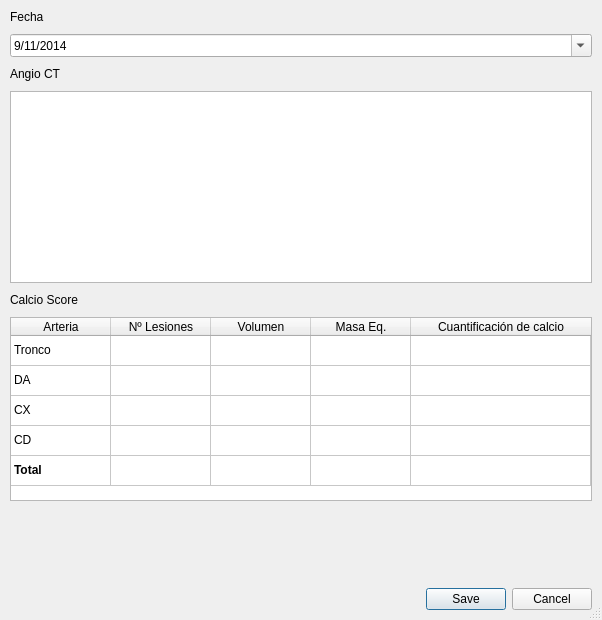
<?xml version="1.0" encoding="UTF-8"?>
<ui version="4.0">
 <class>Dialog</class>
 <widget class="QDialog" name="Dialog">
  <property name="geometry">
   <rect>
    <x>0</x>
    <y>0</y>
    <width>602</width>
    <height>620</height>
   </rect>
  </property>
  <property name="windowTitle">
   <string>TAC</string>
  </property>
  <property name="windowIcon">
   <iconset>
    <normaloff>../icons/app 128.png</normaloff>../icons/app 128.png</iconset>
  </property>
  <property name="sizeGripEnabled">
   <bool>true</bool>
  </property>
  <property name="modal">
   <bool>true</bool>
  </property>
  <layout class="QVBoxLayout" name="verticalLayout">
   <property name="spacing">
    <number>10</number>
   </property>
   <property name="leftMargin">
    <number>10</number>
   </property>
   <property name="topMargin">
    <number>10</number>
   </property>
   <property name="rightMargin">
    <number>10</number>
   </property>
   <property name="bottomMargin">
    <number>10</number>
   </property>
   <item>
    <widget class="QLabel" name="label_3">
     <property name="text">
      <string>Fecha</string>
     </property>
    </widget>
   </item>
   <item>
    <widget class="QDateEdit" name="dateInput">
     <property name="dateTime">
      <datetime>
       <hour>0</hour>
       <minute>0</minute>
       <second>0</second>
       <year>2014</year>
       <month>11</month>
       <day>9</day>
      </datetime>
     </property>
     <property name="displayFormat">
      <string>d/MM/yyyy</string>
     </property>
     <property name="calendarPopup">
      <bool>true</bool>
     </property>
     <property name="date">
      <date>
       <year>2014</year>
       <month>11</month>
       <day>9</day>
      </date>
     </property>
    </widget>
   </item>
   <item>
    <widget class="QLabel" name="label">
     <property name="text">
      <string>Angio CT</string>
     </property>
    </widget>
   </item>
   <item>
    <widget class="QPlainTextEdit" name="angioInput"/>
   </item>
   <item>
    <widget class="QLabel" name="label_2">
     <property name="text">
      <string>Calcio Score</string>
     </property>
    </widget>
   </item>
   <item>
    <widget class="QTableWidget" name="calcioScoreTable">
     <property name="sizeAdjustPolicy">
      <enum>QAbstractScrollArea::AdjustToContentsOnFirstShow</enum>
     </property>
     <property name="selectionMode">
      <enum>QAbstractItemView::SingleSelection</enum>
     </property>
     <property name="rowCount">
      <number>5</number>
     </property>
     <attribute name="horizontalHeaderCascadingSectionResizes">
      <bool>true</bool>
     </attribute>
     <attribute name="horizontalHeaderStretchLastSection">
      <bool>true</bool>
     </attribute>
     <attribute name="verticalHeaderVisible">
      <bool>false</bool>
     </attribute>
     <row/>
     <row/>
     <row/>
     <row/>
     <row/>
     <column>
      <property name="text">
       <string>Arteria</string>
      </property>
     </column>
     <column>
      <property name="text">
       <string>Nº Lesiones</string>
      </property>
     </column>
     <column>
      <property name="text">
       <string>Volumen</string>
      </property>
     </column>
     <column>
      <property name="text">
       <string>Masa Eq.</string>
      </property>
     </column>
     <column>
      <property name="text">
       <string>Cuantificación de calcio</string>
      </property>
     </column>
     <item row="0" column="0">
      <property name="text">
       <string>Tronco</string>
      </property>
      <property name="flags">
       <set>ItemIsDragEnabled|ItemIsUserCheckable|ItemIsEnabled</set>
      </property>
     </item>
     <item row="0" column="1">
      <property name="text">
       <string/>
      </property>
      <property name="flags">
       <set>ItemIsSelectable|ItemIsEditable|ItemIsDragEnabled|ItemIsUserCheckable|ItemIsEnabled</set>
      </property>
     </item>
     <item row="0" column="2">
      <property name="text">
       <string/>
      </property>
      <property name="flags">
       <set>ItemIsSelectable|ItemIsEditable|ItemIsDragEnabled|ItemIsUserCheckable|ItemIsEnabled</set>
      </property>
     </item>
     <item row="0" column="3">
      <property name="text">
       <string/>
      </property>
      <property name="flags">
       <set>ItemIsSelectable|ItemIsEditable|ItemIsDragEnabled|ItemIsUserCheckable|ItemIsEnabled</set>
      </property>
     </item>
     <item row="0" column="4">
      <property name="text">
       <string/>
      </property>
      <property name="flags">
       <set>ItemIsSelectable|ItemIsEditable|ItemIsDragEnabled|ItemIsUserCheckable|ItemIsEnabled</set>
      </property>
     </item>
     <item row="1" column="0">
      <property name="text">
       <string>DA</string>
      </property>
      <property name="flags">
       <set>ItemIsDragEnabled|ItemIsUserCheckable|ItemIsEnabled</set>
      </property>
     </item>
     <item row="1" column="1">
      <property name="text">
       <string/>
      </property>
      <property name="flags">
       <set>ItemIsSelectable|ItemIsEditable|ItemIsDragEnabled|ItemIsUserCheckable|ItemIsEnabled</set>
      </property>
     </item>
     <item row="1" column="2">
      <property name="text">
       <string/>
      </property>
      <property name="flags">
       <set>ItemIsSelectable|ItemIsEditable|ItemIsDragEnabled|ItemIsUserCheckable|ItemIsEnabled</set>
      </property>
     </item>
     <item row="1" column="3">
      <property name="text">
       <string/>
      </property>
      <property name="flags">
       <set>ItemIsSelectable|ItemIsEditable|ItemIsDragEnabled|ItemIsUserCheckable|ItemIsEnabled</set>
      </property>
     </item>
     <item row="1" column="4">
      <property name="text">
       <string/>
      </property>
      <property name="flags">
       <set>ItemIsSelectable|ItemIsEditable|ItemIsDragEnabled|ItemIsUserCheckable|ItemIsEnabled</set>
      </property>
     </item>
     <item row="2" column="0">
      <property name="text">
       <string>CX</string>
      </property>
      <property name="flags">
       <set>ItemIsDragEnabled|ItemIsUserCheckable|ItemIsEnabled</set>
      </property>
     </item>
     <item row="2" column="1">
      <property name="text">
       <string/>
      </property>
      <property name="flags">
       <set>ItemIsSelectable|ItemIsEditable|ItemIsDragEnabled|ItemIsUserCheckable|ItemIsEnabled</set>
      </property>
     </item>
     <item row="2" column="2">
      <property name="text">
       <string/>
      </property>
      <property name="flags">
       <set>ItemIsSelectable|ItemIsEditable|ItemIsDragEnabled|ItemIsUserCheckable|ItemIsEnabled</set>
      </property>
     </item>
     <item row="2" column="3">
      <property name="text">
       <string/>
      </property>
      <property name="flags">
       <set>ItemIsSelectable|ItemIsEditable|ItemIsDragEnabled|ItemIsUserCheckable|ItemIsEnabled</set>
      </property>
     </item>
     <item row="2" column="4">
      <property name="text">
       <string/>
      </property>
      <property name="flags">
       <set>ItemIsSelectable|ItemIsEditable|ItemIsDragEnabled|ItemIsUserCheckable|ItemIsEnabled</set>
      </property>
     </item>
     <item row="3" column="0">
      <property name="text">
       <string>CD</string>
      </property>
      <property name="flags">
       <set>ItemIsDragEnabled|ItemIsUserCheckable|ItemIsEnabled</set>
      </property>
     </item>
     <item row="3" column="1">
      <property name="text">
       <string/>
      </property>
      <property name="flags">
       <set>ItemIsSelectable|ItemIsEditable|ItemIsDragEnabled|ItemIsUserCheckable|ItemIsEnabled</set>
      </property>
     </item>
     <item row="3" column="2">
      <property name="text">
       <string/>
      </property>
      <property name="flags">
       <set>ItemIsSelectable|ItemIsEditable|ItemIsDragEnabled|ItemIsUserCheckable|ItemIsEnabled</set>
      </property>
     </item>
     <item row="3" column="3">
      <property name="text">
       <string/>
      </property>
      <property name="flags">
       <set>ItemIsSelectable|ItemIsEditable|ItemIsDragEnabled|ItemIsUserCheckable|ItemIsEnabled</set>
      </property>
     </item>
     <item row="3" column="4">
      <property name="text">
       <string/>
      </property>
      <property name="flags">
       <set>ItemIsSelectable|ItemIsEditable|ItemIsDragEnabled|ItemIsUserCheckable|ItemIsEnabled</set>
      </property>
     </item>
     <item row="4" column="0">
      <property name="text">
       <string>Total</string>
      </property>
      <property name="font">
       <font>
        <weight>75</weight>
        <bold>true</bold>
       </font>
      </property>
      <property name="flags">
       <set>ItemIsDragEnabled|ItemIsUserCheckable|ItemIsEnabled</set>
      </property>
     </item>
     <item row="4" column="1">
      <property name="text">
       <string/>
      </property>
      <property name="font">
       <font>
        <weight>75</weight>
        <bold>true</bold>
       </font>
      </property>
      <property name="flags">
       <set>ItemIsDragEnabled|ItemIsUserCheckable|ItemIsEnabled</set>
      </property>
     </item>
     <item row="4" column="2">
      <property name="text">
       <string/>
      </property>
      <property name="font">
       <font>
        <weight>75</weight>
        <bold>true</bold>
       </font>
      </property>
      <property name="flags">
       <set>ItemIsDragEnabled|ItemIsUserCheckable|ItemIsEnabled</set>
      </property>
     </item>
     <item row="4" column="3">
      <property name="text">
       <string/>
      </property>
      <property name="font">
       <font>
        <weight>75</weight>
        <bold>true</bold>
       </font>
      </property>
      <property name="flags">
       <set>ItemIsDragEnabled|ItemIsUserCheckable|ItemIsEnabled</set>
      </property>
     </item>
     <item row="4" column="4">
      <property name="text">
       <string/>
      </property>
      <property name="font">
       <font>
        <weight>75</weight>
        <bold>true</bold>
       </font>
      </property>
      <property name="flags">
       <set>ItemIsDragEnabled|ItemIsUserCheckable|ItemIsEnabled</set>
      </property>
     </item>
    </widget>
   </item>
   <item>
    <spacer name="verticalSpacer">
     <property name="orientation">
      <enum>Qt::Vertical</enum>
     </property>
     <property name="sizeHint" stdset="0">
      <size>
       <width>516</width>
       <height>30</height>
      </size>
     </property>
    </spacer>
   </item>
   <item>
    <widget class="QDialogButtonBox" name="buttonBox">
     <property name="standardButtons">
      <set>QDialogButtonBox::Cancel|QDialogButtonBox::Save</set>
     </property>
    </widget>
   </item>
  </layout>
 </widget>
 <resources/>
 <connections>
  <connection>
   <sender>buttonBox</sender>
   <signal>rejected()</signal>
   <receiver>Dialog</receiver>
   <slot>reject()</slot>
   <hints>
    <hint type="sourcelabel">
     <x>552</x>
     <y>599</y>
    </hint>
    <hint type="destinationlabel">
     <x>597</x>
     <y>575</y>
    </hint>
   </hints>
  </connection>
 </connections>
</ui>
